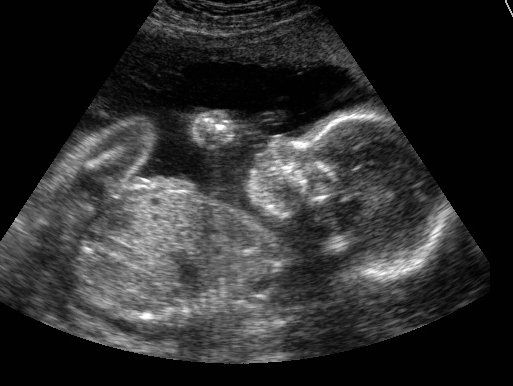
%> input picture college/image-procesing-class/TP1/III/US.jpg, 513 x 386 px
$ octave READ_ME.m   (GNU Octave 9; MATLAB toolbox functions it lacks are replaced by stand-ins)
%> lines starting %> are read from the running program, lines starting %| are printed output that depends on the picture
name  = 'US.jpg';
noise = 0.8;

IMG = imread(name);
%> IMG is the input picture: size 386x513 uint8; min 0, max 255, mean 46.4

IMGn1 = imnoise(IMG, 'salt & pepper', noise);
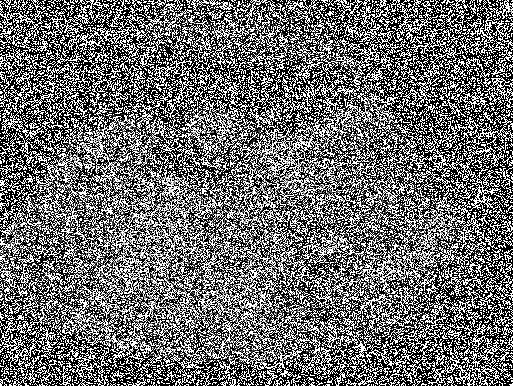
%> IMGn1: size 386x513 uint8; min 0, max 255, mean 110.6

avgF3 = [1 1 1; 1 1 1; 1 1 1]/9;
avgF5 = [1 1 1 1 1; 1 1 1 1 1; 1 1 1 1 1; 1 1 1 1 1; 1 1 1 1 1]/25;

IMGF3 = imfilter(IMG, avgF3);
IMGF5 = imfilter(IMG, avgF5);
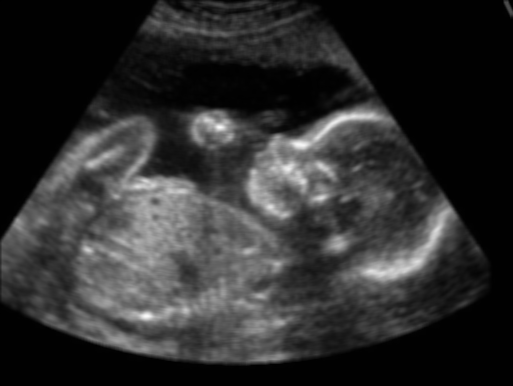
%> IMGF5: size 386x513 uint8; min 0, max 251, mean 46.3

IMGmdn3 = ordfilt2(IMG, (3*3+1)/2 ,true(3));
IMGmdn5 = ordfilt2(IMG, (5*5+1)/2 ,true(5));


[M,N]=size(IMG);
%> M = 386; N = 513

figure('Name', 'Filters')

subplot(2,3,1)
imshow(IMG)
title('Original')

subplot(2,3,2)
ABS = abs(IMG-IMGn1);
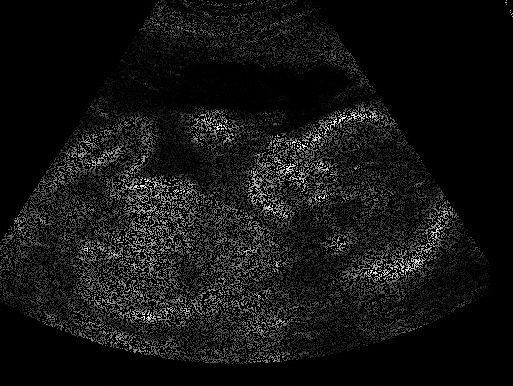
%> ABS: size 386x513 uint8; min 0, max 255, mean 18.7
ABS = reshape(ABS, [1,M*N]);
avg = mean(ABS);
%> avg = 18.69
imshow(IMGn1)
title('Noise ' + string(avg))

subplot(2,3,3)
ABS = abs(IMG-IMGF3);
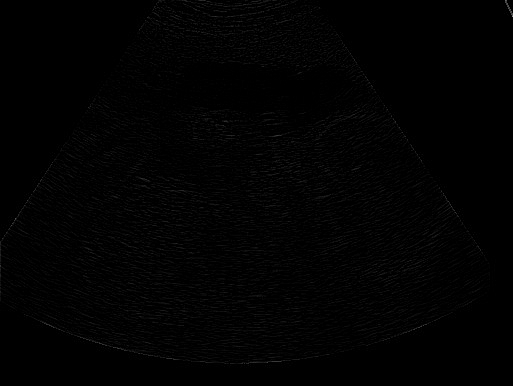
%> ABS: size 386x513 uint8; min 0, max 145, mean 1.9
ABS = reshape(ABS, [1,M*N]);
avg = mean(ABS);
%> avg = 1.94
imshow(IMGF3)
title('M閐ia 3x3 ' + string(avg))

subplot(2,3,4)
ABS = abs(IMG-IMGF5);
ABS = reshape(ABS, [1,M*N]);
avg = mean(ABS);
%> avg = 2.84
imshow(IMGF5)
title('M閐ia 5x5 ' + string(avg))

subplot(2,3,5)
ABS = abs(IMG-IMGmdn3);
ABS = reshape(ABS, [1,M*N]);
avg = mean(ABS);
%> avg = 1.54
imshow(IMGmdn3)
title('Mediana 3x3 ' + string(avg))

subplot(2,3,6)
ABS = abs(IMG-IMGmdn5);
ABS = reshape(ABS, [1,M*N]);
avg = mean(ABS);
%> avg = 2.71
imshow(IMGmdn5)
title('Mediana 5x5 '  + string(avg))

$ run again, with college/image-procesing-class/TP1/III/mri9.tif saved as college/image-procesing-class/TP1/III/US.jpg
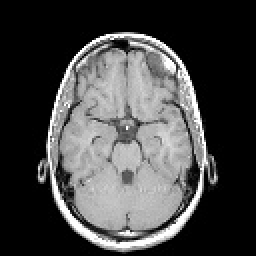
%> input picture college/image-procesing-class/TP1/III/mri9.tif, 128 x 128 px (shown 2 times larger)
%> IMG is the input picture: size 128x128 uint8; min 0, max 255, mean 70.1
%> `IMGn1 = imnoise(IMG, 'salt & pepper', noise);`:
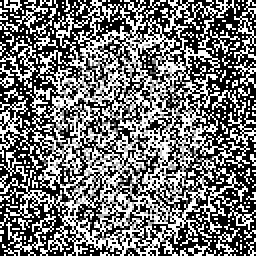
%> IMGn1: size 128x128 uint8 (shown 2 times larger); min 0, max 255, mean 115.7
%> `avg = mean(ABS);`: avg = 28.17
%> `avg = mean(ABS);`: avg = 4.36
%> `avg = mean(ABS);`: avg = 6.66
%> `avg = mean(ABS);`: avg = 2.35
%> `ABS = abs(IMG-IMGmdn5);`:
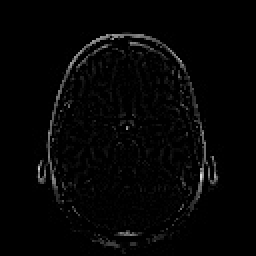
%> ABS: size 128x128 uint8 (shown 2 times larger); min 0, max 229, mean 4.8
%> `avg = mean(ABS);`: avg = 4.84
